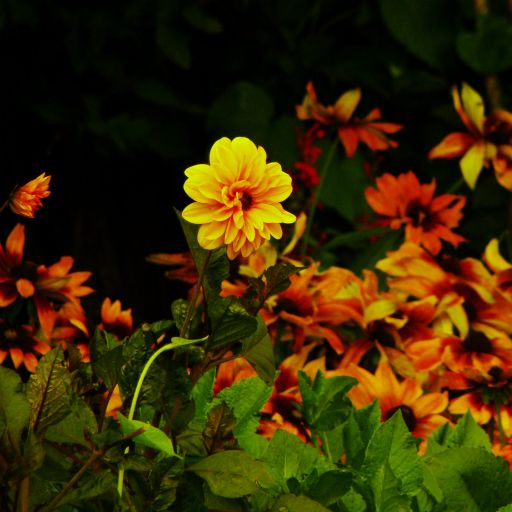
%> input picture Digital Image Processing/originalImage.jpg, 512 x 512 px
$ octave DIP_3_a_avarage_midian_filter.m   (GNU Octave 9; MATLAB toolbox functions it lacks are replaced by stand-ins)
%> lines starting %> are read from the running program, lines starting %| are printed output that depends on the picture
im = imread('H:\4Y1S\Digital Image Processing\originalImage.jpg');
%> im is the input picture: size 512x512x3 uint8; mean R, G, B 58, 41.2, 2.5
subplot(2,3,1)
imshow(im);
title('Original image')

img = rgb2gray(im);
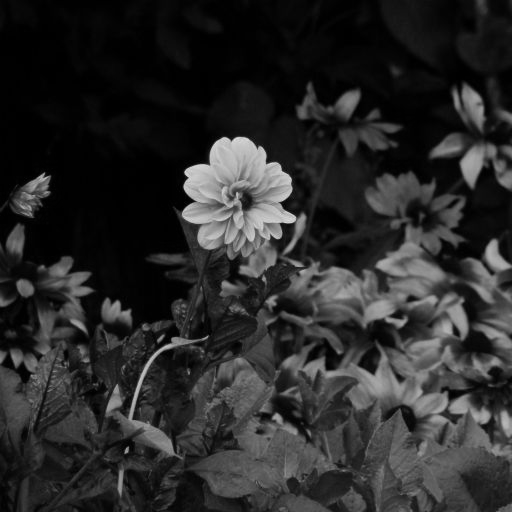
%> img: size 512x512 uint8; min 0, max 223, mean 41.8
subplot(2,3,2)
imshow(img);
title('Gray Scale Image')

Nimg = imnoise(img,'salt & pepper');
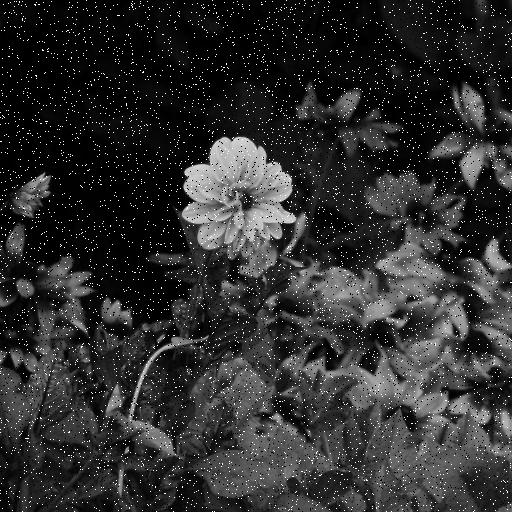
%> Nimg: size 512x512 uint8; min 0, max 255, mean 46.2
subplot(2,3,3)
imshow(Nimg)
title('Image with solt and pepper Noise')

filter = ones(5,5)/20;

AverageFiltered = imfilter(Nimg, filter, 'symmetric');
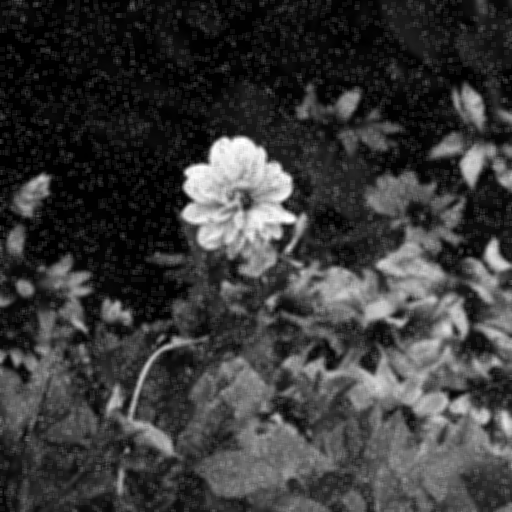
%> AverageFiltered: size 512x512 uint8; min 0, max 255, mean 57.7
subplot(2,3,4)
imshow(AverageFiltered);
title('AverageFiltered')

MedianFiltered = imfilter(Nimg, [5,5]);
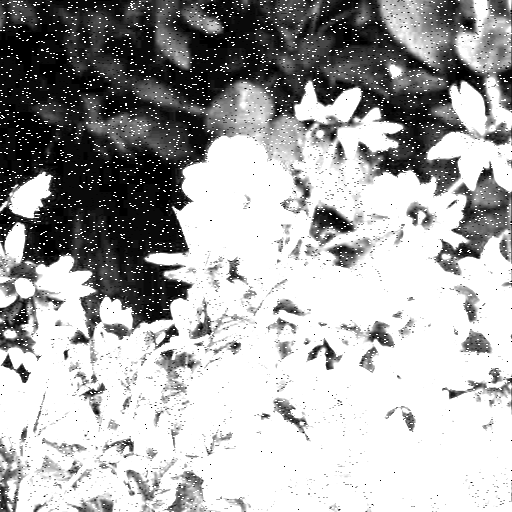
%> MedianFiltered: size 512x512 uint8; min 0, max 255, mean 169.1
subplot(2,3,5)
imshow(MedianFiltered);
title('MedianFiltered')

$ run again, with Digital Image Processing/circuit.jpg copied over Digital Image Processing/originalImage.jpg
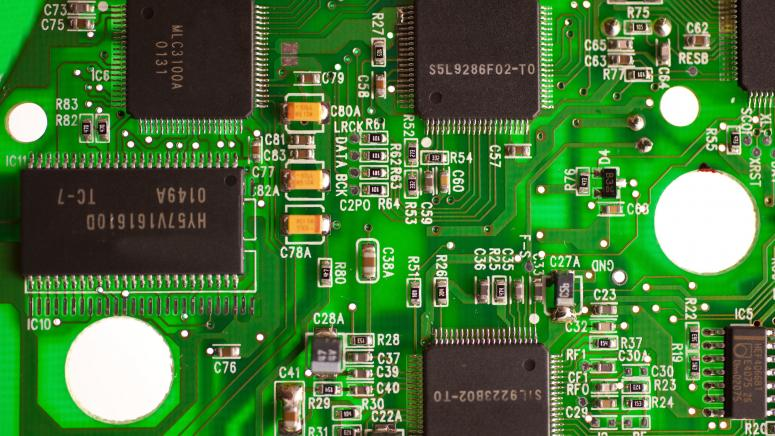
%> input picture Digital Image Processing/circuit.jpg, 775 x 436 px
%> im is the input picture: size 436x775x3 uint8; mean R, G, B 70.2, 118.8, 57.6
%> `AverageFiltered = imfilter(Nimg, filter, 'symmetric');`:
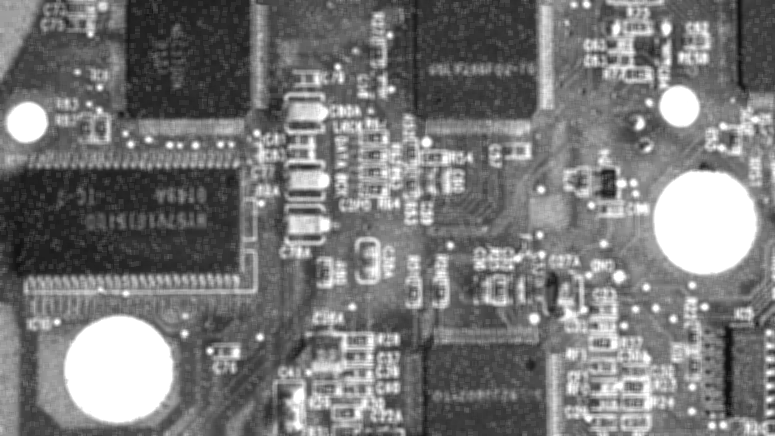
%> AverageFiltered: size 436x775 uint8; min 15, max 255, mean 120.6
%> `MedianFiltered = imfilter(Nimg, [5,5]);`:
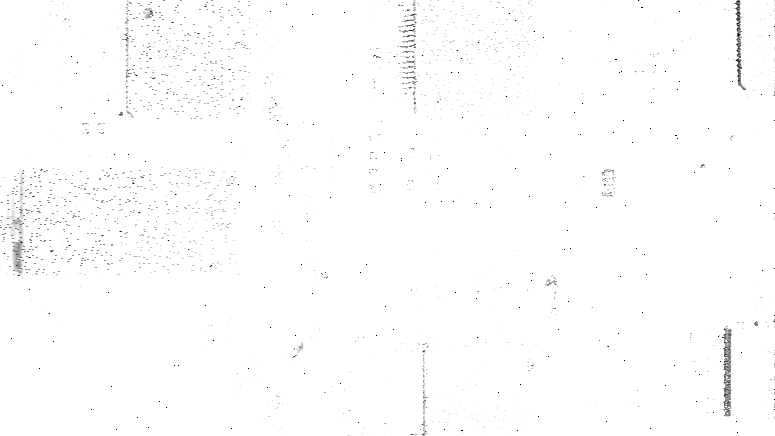
%> MedianFiltered: size 436x775 uint8; min 0, max 255, mean 253.3

$ run again, with Digital Image Processing/flower_b.jpg copied over Digital Image Processing/originalImage.jpg
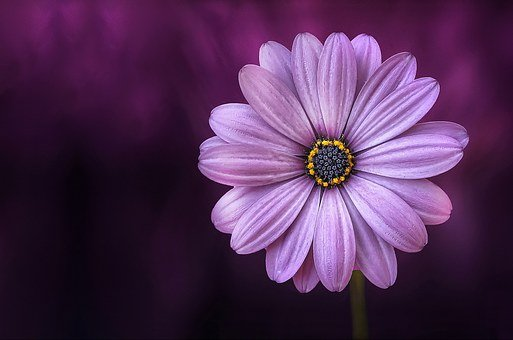
%> input picture Digital Image Processing/flower_b.jpg, 513 x 340 px
%> im is the input picture: size 340x513x3 uint8; mean R, G, B 81.4, 46.5, 84.9
%> `AverageFiltered = imfilter(Nimg, filter, 'symmetric');`:
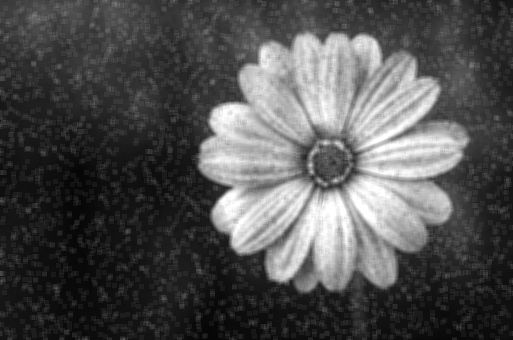
%> AverageFiltered: size 340x513 uint8; min 5, max 255, mean 80.8
%> `MedianFiltered = imfilter(Nimg, [5,5]);`:
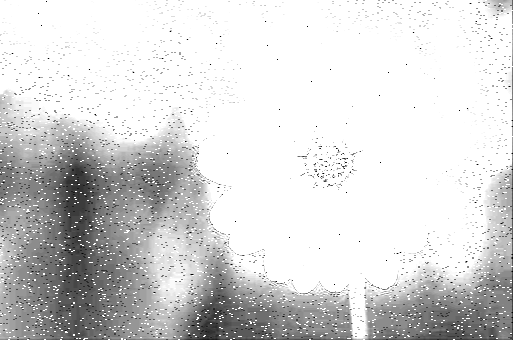
%> MedianFiltered: size 340x513 uint8; min 0, max 255, mean 214.1
